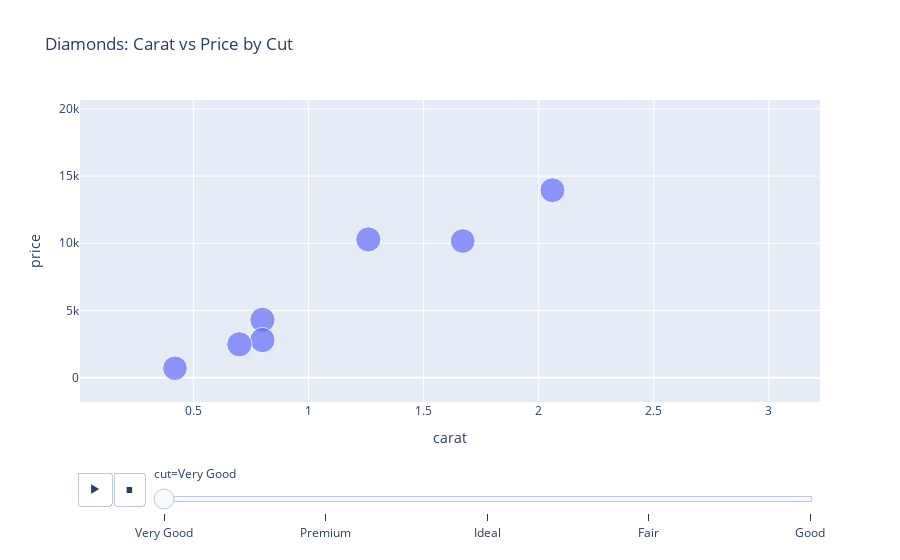

Here is the notebook cell this chart was saved with:
### Code cell
fig = px.scatter(df,
                 x='carat',
                 y='price', 
                 animation_frame='cut',
                 animation_group='color',
                 size='depth',
                 title='Diamonds: Carat vs Price by Cut')
fig.show()

### Figure 1 — Plotly figure (JSON) as saved in the notebook; plotly's stock layout.template omitted (floating-point values rounded to 4 significant figures; data arrays with more than 128 entries replaced by an {"elided": "..."} marker saying what was removed)
{"data": [{"hovertemplate": "cut=Very Good<br>carat=%{x}<br>price=%{y}<br>depth=%{marker.size}<extra></extra>", "ids": {"elided": "1154 str values"}, "legendgroup": "", "marker": {"color": "#636efa", "size": {"elided": "1154 float values"}, "sizemode": "area", "sizeref": 0.1975, "symbol": "circle"}, "mode": "markers", "name": "", "orientation": "v", "showlegend": false, "type": "scatter", "x": {"elided": "1154 float values"}, "xaxis": "x", "y": {"elided": "1154 int values"}, "yaxis": "y"}], "layout": {"legend": {"itemsizing": "constant", "tracegroupgap": 0}, "sliders": [{"active": 0, "currentvalue": {"prefix": "cut="}, "len": 0.9, "pad": {"b": 10, "t": 60}, "steps": [{"args": [["Very Good"], {"frame": {"duration": 0, "redraw": false}, "fromcurrent": true, "mode": "immediate", "transition": {"duration": 0, "easing": "linear"}}], "label": "Very Good", "method": "animate"}, {"args": [["Premium"], {"frame": {"duration": 0, "redraw": false}, "fromcurrent": true, "mode": "immediate", "transition": {"duration": 0, "easing": "linear"}}], "label": "Premium", "method": "animate"}, {"args": [["Ideal"], {"frame": {"duration": 0, "redraw": false}, "fromcurrent": true, "mode": "immediate", "transition": {"duration": 0, "easing": "linear"}}], "label": "Ideal", "method": "animate"}, {"args": [["Fair"], {"frame": {"duration": 0, "redraw": false}, "fromcurrent": true, "mode": "immediate", "transition": {"duration": 0, "easing": "linear"}}], "label": "Fair", "method": "animate"}, {"args": [["Good"], {"frame": {"duration": 0, "redraw": false}, "fromcurrent": true, "mode": "immediate", "transition": {"duration": 0, "easing": "linear"}}], "label": "Good", "method": "animate"}], "x": 0.1, "xanchor": "left", "y": 0, "yanchor": "top"}], "title": {"text": "Diamonds: Carat vs Price by Cut"}, "updatemenus": [{"buttons": [{"args": [null, {"frame": {"duration": 500, "redraw": false}, "fromcurrent": true, "mode": "immediate", "transition": {"duration": 500, "easing": "linear"}}], "label": "&#9654;", "method": "animate"}, {"args": [[null], {"frame": {"duration": 0, "redraw": false}, "fromcurrent": true, "mode": "immediate", "transition": {"duration": 0, "easing": "linear"}}], "label": "&#9724;", "method": "animate"}], "direction": "left", "pad": {"r": 10, "t": 70}, "showactive": false, "type": "buttons", "x": 0.1, "xanchor": "right", "y": 0, "yanchor": "top"}], "xaxis": {"anchor": "y", "domain": [0, 1], "title": {"text": "carat"}}, "yaxis": {"anchor": "x", "domain": [0, 1], "title": {"text": "price"}}}}
